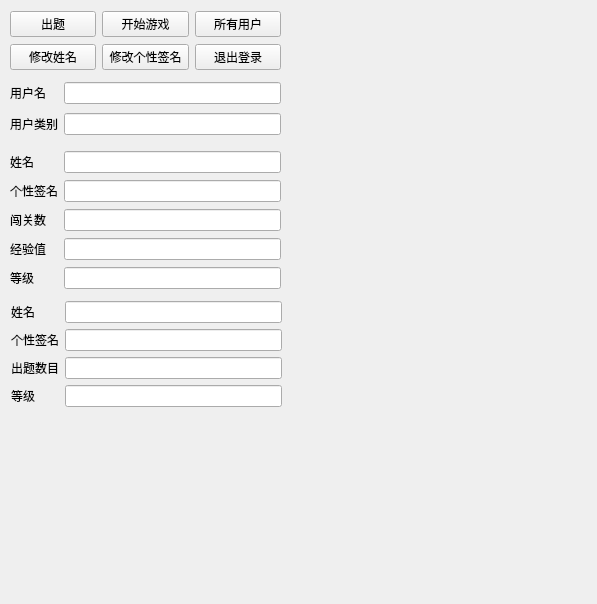
<?xml version="1.0" encoding="UTF-8"?>
<ui version="4.0">
 <class>UserHomeForm</class>
 <widget class="QMainWindow" name="UserHomeForm">
  <property name="geometry">
   <rect>
    <x>0</x>
    <y>0</y>
    <width>597</width>
    <height>604</height>
   </rect>
  </property>
  <property name="windowTitle">
   <string>用户中心</string>
  </property>
  <widget class="QWidget" name="centralwidget">
   <widget class="QWidget" name="cnterD" native="true">
    <property name="geometry">
     <rect>
      <x>10</x>
      <y>300</y>
      <width>281</width>
      <height>121</height>
     </rect>
    </property>
    <widget class="QWidget" name="gridLayoutWidget_2">
     <property name="geometry">
      <rect>
       <x>1</x>
       <y>1</y>
       <width>271</width>
       <height>108</height>
      </rect>
     </property>
     <layout class="QGridLayout" name="gridLayout_2">
      <item row="2" column="0">
       <widget class="QLabel" name="lblDPuzzleMade">
        <property name="text">
         <string>出题数目</string>
        </property>
       </widget>
      </item>
      <item row="0" column="0">
       <widget class="QLabel" name="lblDName">
        <property name="text">
         <string>姓名</string>
        </property>
       </widget>
      </item>
      <item row="3" column="0">
       <widget class="QLabel" name="lblDLevel">
        <property name="text">
         <string>等级</string>
        </property>
       </widget>
      </item>
      <item row="1" column="0">
       <widget class="QLabel" name="lblDTag">
        <property name="text">
         <string>个性签名</string>
        </property>
       </widget>
      </item>
      <item row="0" column="1">
       <widget class="QLineEdit" name="txtDName">
        <property name="readOnly">
         <bool>true</bool>
        </property>
       </widget>
      </item>
      <item row="1" column="1">
       <widget class="QLineEdit" name="txtDTag">
        <property name="readOnly">
         <bool>true</bool>
        </property>
       </widget>
      </item>
      <item row="2" column="1">
       <widget class="QLineEdit" name="txtDPuzzleMade">
        <property name="readOnly">
         <bool>true</bool>
        </property>
       </widget>
      </item>
      <item row="3" column="1">
       <widget class="QLineEdit" name="txtDLevel">
        <property name="readOnly">
         <bool>true</bool>
        </property>
       </widget>
      </item>
     </layout>
    </widget>
   </widget>
   <widget class="QWidget" name="cnterP" native="true">
    <property name="geometry">
     <rect>
      <x>10</x>
      <y>150</y>
      <width>281</width>
      <height>151</height>
     </rect>
    </property>
    <widget class="QWidget" name="gridLayoutWidget">
     <property name="geometry">
      <rect>
       <x>0</x>
       <y>0</y>
       <width>271</width>
       <height>141</height>
      </rect>
     </property>
     <layout class="QGridLayout" name="gridLayout">
      <item row="3" column="0">
       <widget class="QLabel" name="lblPExp">
        <property name="text">
         <string>经验值</string>
        </property>
       </widget>
      </item>
      <item row="0" column="1">
       <widget class="QLineEdit" name="txtPName">
        <property name="readOnly">
         <bool>true</bool>
        </property>
       </widget>
      </item>
      <item row="4" column="0">
       <widget class="QLabel" name="lblPLevel">
        <property name="text">
         <string>等级</string>
        </property>
       </widget>
      </item>
      <item row="0" column="0">
       <widget class="QLabel" name="lblPName">
        <property name="text">
         <string>姓名</string>
        </property>
       </widget>
      </item>
      <item row="2" column="0">
       <widget class="QLabel" name="lblPuzzlePassed">
        <property name="text">
         <string>闯关数</string>
        </property>
       </widget>
      </item>
      <item row="1" column="0">
       <widget class="QLabel" name="lblPTag">
        <property name="text">
         <string>个性签名</string>
        </property>
       </widget>
      </item>
      <item row="1" column="1">
       <widget class="QLineEdit" name="txtPTag">
        <property name="readOnly">
         <bool>true</bool>
        </property>
       </widget>
      </item>
      <item row="2" column="1">
       <widget class="QLineEdit" name="txtPPuzzlePassed">
        <property name="readOnly">
         <bool>true</bool>
        </property>
       </widget>
      </item>
      <item row="3" column="1">
       <widget class="QLineEdit" name="txtPExp">
        <property name="readOnly">
         <bool>true</bool>
        </property>
       </widget>
      </item>
      <item row="4" column="1">
       <widget class="QLineEdit" name="txtPLevel">
        <property name="readOnly">
         <bool>true</bool>
        </property>
       </widget>
      </item>
     </layout>
    </widget>
   </widget>
   <widget class="QWidget" name="verticalLayoutWidget">
    <property name="geometry">
     <rect>
      <x>10</x>
      <y>10</y>
      <width>271</width>
      <height>61</height>
     </rect>
    </property>
    <layout class="QVBoxLayout" name="verticalLayout_7">
     <item>
      <layout class="QHBoxLayout" name="horizontalLayout_2">
       <item>
        <widget class="QPushButton" name="btnAddWord">
         <property name="text">
          <string>出题</string>
         </property>
        </widget>
       </item>
       <item>
        <widget class="QPushButton" name="btnPlay">
         <property name="text">
          <string>开始游戏</string>
         </property>
        </widget>
       </item>
       <item>
        <widget class="QPushButton" name="btnAll">
         <property name="text">
          <string>所有用户</string>
         </property>
        </widget>
       </item>
      </layout>
     </item>
     <item>
      <layout class="QHBoxLayout" name="horizontalLayout_3">
       <item>
        <widget class="QPushButton" name="btnEditName">
         <property name="text">
          <string>修改姓名</string>
         </property>
        </widget>
       </item>
       <item>
        <widget class="QPushButton" name="btnEditTag">
         <property name="text">
          <string>修改个性签名</string>
         </property>
        </widget>
       </item>
       <item>
        <widget class="QPushButton" name="btnLogout">
         <property name="text">
          <string>退出登录</string>
         </property>
        </widget>
       </item>
      </layout>
     </item>
    </layout>
   </widget>
   <widget class="QWidget" name="gridLayoutWidget_3">
    <property name="geometry">
     <rect>
      <x>10</x>
      <y>79</y>
      <width>271</width>
      <height>61</height>
     </rect>
    </property>
    <layout class="QGridLayout" name="gridLayout_3">
     <item row="0" column="0">
      <widget class="QLabel" name="lblUserName">
       <property name="text">
        <string>用户名</string>
       </property>
      </widget>
     </item>
     <item row="1" column="0">
      <widget class="QLabel" name="lblType">
       <property name="text">
        <string>用户类别</string>
       </property>
      </widget>
     </item>
     <item row="0" column="1">
      <widget class="QLineEdit" name="txtUserName">
       <property name="readOnly">
        <bool>true</bool>
       </property>
      </widget>
     </item>
     <item row="1" column="1">
      <widget class="QLineEdit" name="txtType">
       <property name="readOnly">
        <bool>true</bool>
       </property>
      </widget>
     </item>
    </layout>
   </widget>
   <zorder>cnterP</zorder>
   <zorder>cnterD</zorder>
   <zorder>verticalLayoutWidget</zorder>
   <zorder>gridLayoutWidget_3</zorder>
  </widget>
 </widget>
 <tabstops>
  <tabstop>btnAddWord</tabstop>
  <tabstop>btnPlay</tabstop>
  <tabstop>btnAll</tabstop>
  <tabstop>btnEditName</tabstop>
  <tabstop>btnEditTag</tabstop>
  <tabstop>btnLogout</tabstop>
  <tabstop>txtPName</tabstop>
  <tabstop>txtPTag</tabstop>
  <tabstop>txtPPuzzlePassed</tabstop>
  <tabstop>txtPExp</tabstop>
  <tabstop>txtPLevel</tabstop>
 </tabstops>
 <resources/>
 <connections/>
</ui>
